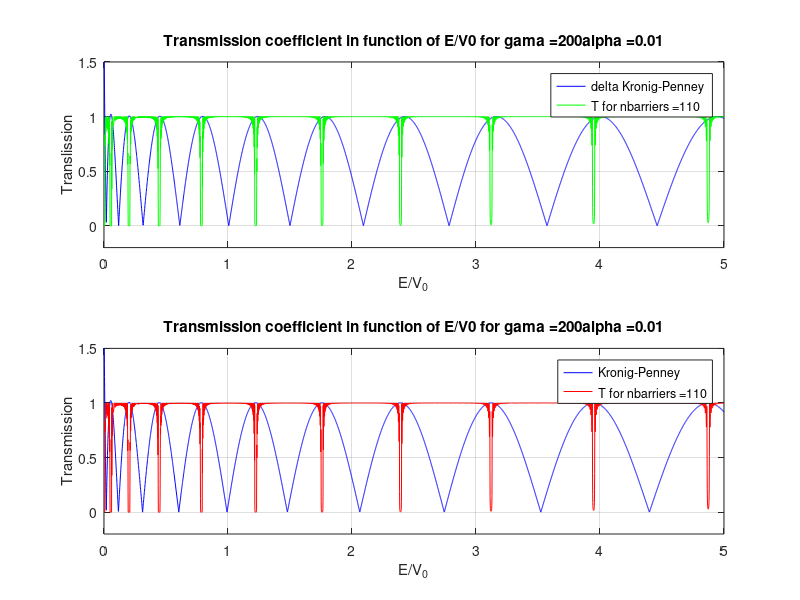
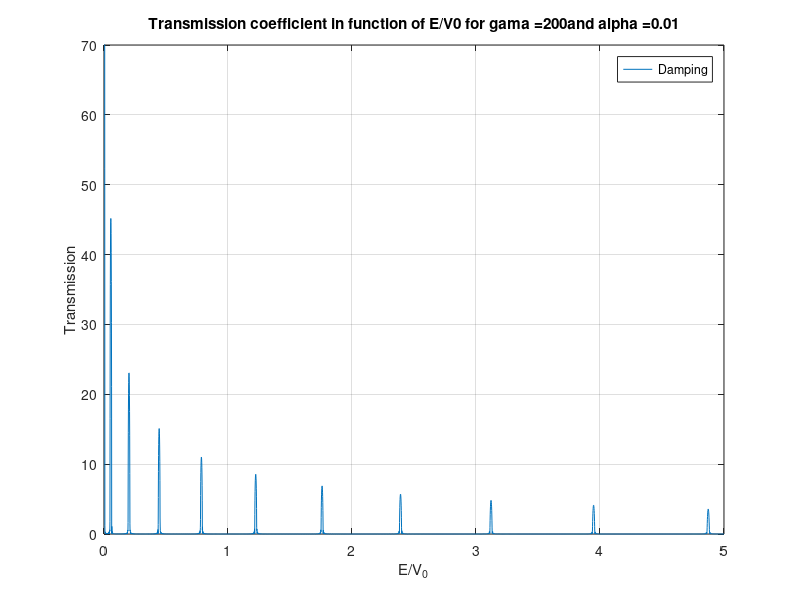

MATLAB code for these plots, in order:
function [] =Problem3F()
% % Use the propagation matrix to calculate the transmission coefficient T for
% % an array of N rectangular potential barriers, each habing width a height
% % V_0 and a barrier to barrier separation b.Calculate and plot how T depends
% % on the energy for an increasing number of barriers. Do you see any
% % oscillations in the transmission? Any regions where the transmision is
% % heavily reduced? What is the underlying physical explanation? Play with
% % the parameters( potential width, heigth, separation), and compare your
% % results wiwth those of theory. When / in what limits is the theoretical
% % model valid? Can you predict where the regions of high transmission (
% % bands) will apear? Also plot the damping -ln (T) and T.
% % we have a width a, distance between the barriers b and a hegth V_0


%% 
% Initialazing terms and vectors

% number of E/V0 values
n=5000;

% number of barriers

nbarrier = 110;

% we'll use the transfer matrix methode
% vector of values of E/V0

EoverV0vect = linspace(0,5,n);

% to store the calculated value for T

Tvect = zeros(1,n);
minuslnTvect = zeros(1,n);
kronigpennyvect = zeros(1,n);
deltakronigpennyvect = zeros(1,n);
abskronigpenneyvect = zeros(1,n);
deltaabskronigpennyvect = zeros(1,n);


% alfa = (V0*(a^2)*2*m)/(h^2); - a the length of the barriers
% We considere alfa dimensioneles and since k_1 is in the order of ~ 10^9
% and a ~ 10^-9 m  we consider alfa^2 to vary betwen 0-3 as for the E/V0
% gama = (V0*(b^2)*2*m)/(h^2); - b the distance between barriers
% Just as for alfa we consider gama dimensionelles since b will be in the order of 10^(-9) m.
% thus we will have Kb and Ka where we'ill have respectivilly b or c multiplied by gama or alfa ^1/2

% Alfa related to the length of the barriers
% Beta related to the distance between barriers

alfa = 0.01;
gama = 200;


%% 
% Here we will calculate the transmition using the  
%   - Matrix Approach
%   - Kronig - Penney model
%   - Delta - Kronnig - Penney model

for o=1:n
    
    
    % b = E/V0 and c = E/V0 - 1 
    
    b = sqrt(EoverV0vect(1,o));
    c = sqrt(EoverV0vect(1,o)-1);
    
    % (((E/V0)*V0*(b^2)*2*m)^(1/2))/(h^2)
    
    k_1gama = b*((gama)^(1/2)); % Related to E/V0 and to the distance between barriers
    
    % (((E/V0)*V0*(a^2)*2*m)^(1/2))/(h^2)
    
    k_1a=b*((alfa)^(1/2)); % Related to E/V0 and the length of the barrier
    k_2a=c*((alfa)^(1/2)); % Related to E/V0 -1 and the length of the barrier
    
    % We know that [A1;B1] = (1/(2*((b*c)^(1/2))))*D12*[A2;B2]
    
    D12 = (1/(2*((b*c)^(1/2)))).*[b+c,b-c;b-c,b+c];
    D21 = (1/(2*((b*c)^(1/2)))).*[b+c,c-b;c-b,b+c];
    
    
    % for x=a we can use the x' = 0 using the relation psi2(x)=psi2'(x-a)
    % in that way we find [A2;B2] = P2 * [A2';B2']
    
    P2 = [exp(-1i*k_2a),0;0,exp(1i*k_2a)];
    
    % Same thing as before but for the third part [A3;B3] = P1 * [A3';B3'], 
    %%we will consider where to pass from psi2'(x')=psi2''(x'-b)
    
    
    P1 = [exp(-1i*k_1gama),0;0,exp(1i*k_1gama)];
    
    % we'll define a variable responsable for representing the
    % passage of the particle by one barrier
    
    trasnfer1 = D12*P2*D21*P1;
    
    % we'll also define a matrix responsible for the passage
    % througth the last boundary
    
    transferbdr = D12*P2;
    
    % the matrix responsible to shift the wave function back to
    % it's original corrdinate system
    
    Pnbarrier = [exp(-1i*(k_1a*(1+(((nbarrier)-3)/2))+k_1gama*...
        (((nbarrier)-3)/2))),0;0,exp(1i*(k_1a*(1+(((nbarrier)-3)/2))+k_1gama*...
        (((nbarrier)-3)/2)))];
    
    
    
    % for  a nbarrier number of barriers we'll obtain a trasfer
    % matrix
    
    transfertot = (trasnfer1^(nbarrier-1))*transferbdr*D21*(Pnbarrier^(-1));
    
    % Trasmission 
    
    T = 1/(abs(transfertot(1))^2);
    
    Tvect(1,o)= T;
    
    % Damping
    
    minuslnTvect(1,o) = -log(T)/log(exp(1));
    
    
    %% 
    % Here I use the Kronig Penney model and the Delta Kronig Penney model
    
    
    % Kronig penney 
    
    kronigpennyvect(1,o) = cos(k_1gama)*cos(k_2a) -(((k_1a^2)+(k_2a^2))/(2*...
        k_1a*k_2a))*sin(k_1gama)*sin(k_2a);
    
    % Dirac Kronig penney 
    
    deltakronigpennyvect(1,o) = cos(k_1gama) + ((gama*alfa)^(1/2)/(2*k_1gama))*...
        sin(k_1gama);
    
    
    % Use if want to plot the absolut value of the Kronigpenneyvect
    % or the absolut value of the Dirac Kronig penney 
    
    abskronigpennyvect(1,o) = abs(kronigpennyvect(1,o));
    deltaabskronigpennyvect(1,o) = abs(deltakronigpennyvect(1,o));
    
end




%% ------------------------------------------------------------------------------------------------- 
% Plotting 

% Open a figure canvas

figure(1);

subplot(2,1,1)

hold on;

% Plot transmission probability as a function of energy
% Simply replace deltakronigpenneyvect by the deltaabskronigpenneyvect or
% the deltaallowedforbiddenvect and it will plot the desidered functions

plot(EoverV0vect,deltaabskronigpennyvect(1,:),'b-',EoverV0vect,  Tvect(1,:),'g-');

% Add labels to axes

xlabel('E/V_0');
ylabel('Translission');

% Add figure title

title(strcat('Transmission coefficient in function of E/V0 for gama = ',...
    num2str(gama),'alpha = ',num2str(alfa)));
legend('delta Kronig-Penney ' ,strcat('T for nbarriers = ',num2str(nbarrier)));

% Scale axes

xlim([0 max(EoverV0vect)]);
ylim([-0.2 1.5]);

% Turn on bounding box and background grid

box on;
grid on;

hold off
subplot(2,1,2)

hold on;

% Plot transmission probability as a function of energy

plot(EoverV0vect, abskronigpennyvect(1,:),'b-',EoverV0vect, Tvect(1,:),'r-');

% Add labels to axes

xlabel('E/V_0');
ylabel('Transmission');

% Add figure title

title(strcat('Transmission coefficient in function of E/V0 for gama = ',...
    num2str(gama),'alpha = ',num2str(alfa)));
legend('Kronig-Penney' ,strcat('T for nbarriers = ',num2str(nbarrier)));

% Scale axes

xlim([0 max(EoverV0vect)]);
ylim([-0.2 1.5]);

% turn on bounding box and background grid

box on;
grid on

figure(2);

hold on;

% Plot transmission probability as a function of energy

plot(EoverV0vect, minuslnTvect(1,:));

% Add labels to axes

xlabel('E/V_0');
ylabel('Transmission');

% Add figure title

title(strcat('Transmission coefficient in function of E/V0 for gama = ',...
    num2str(gama),'and alpha = ',num2str(alfa)));
legend(strcat('Damping') );

% Scale axes

xlim([0 max(EoverV0vect)]);
ylim([0 70]);

% Turn on bounding box and background grid

box on;
grid on

hold off




end

